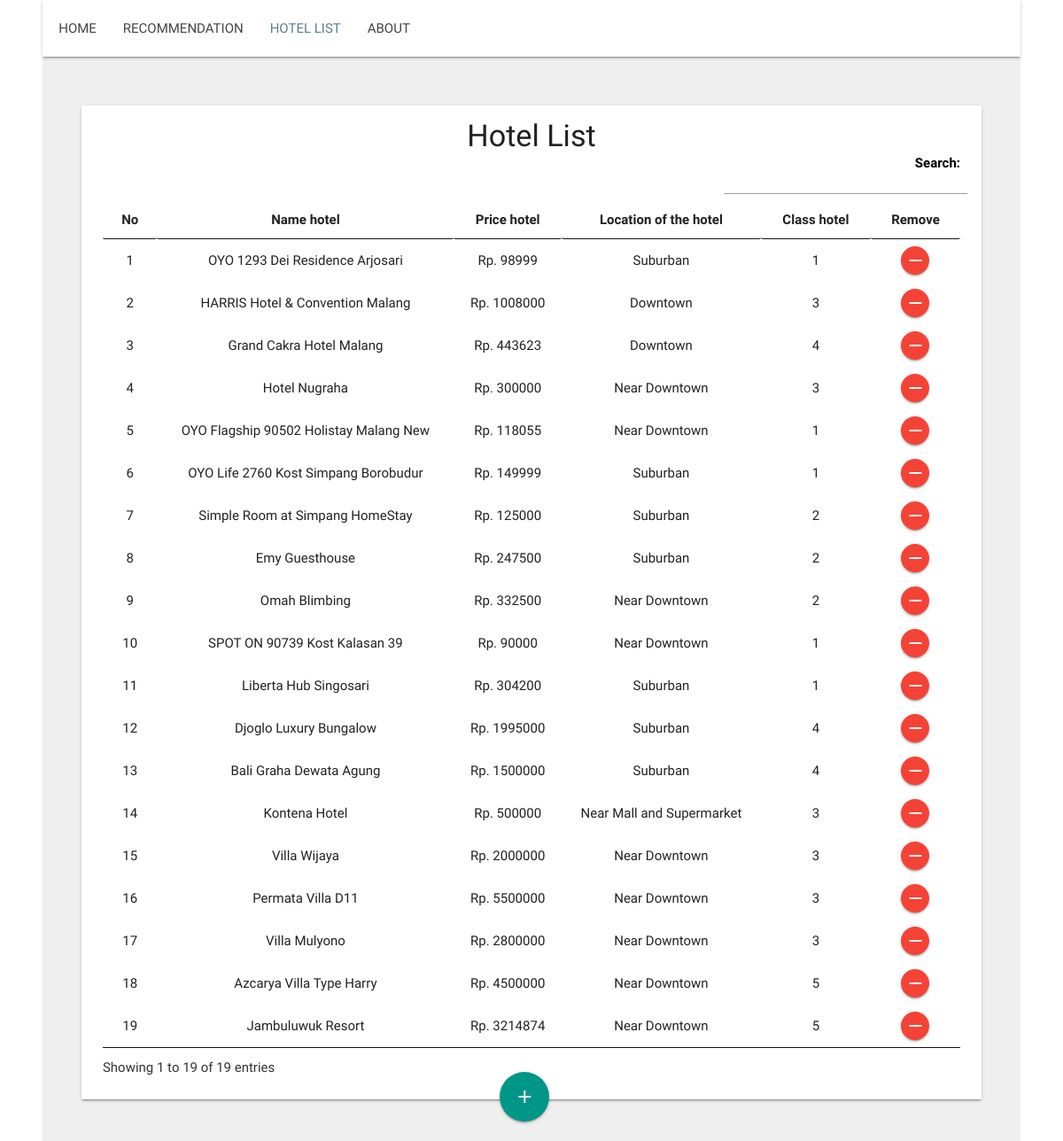
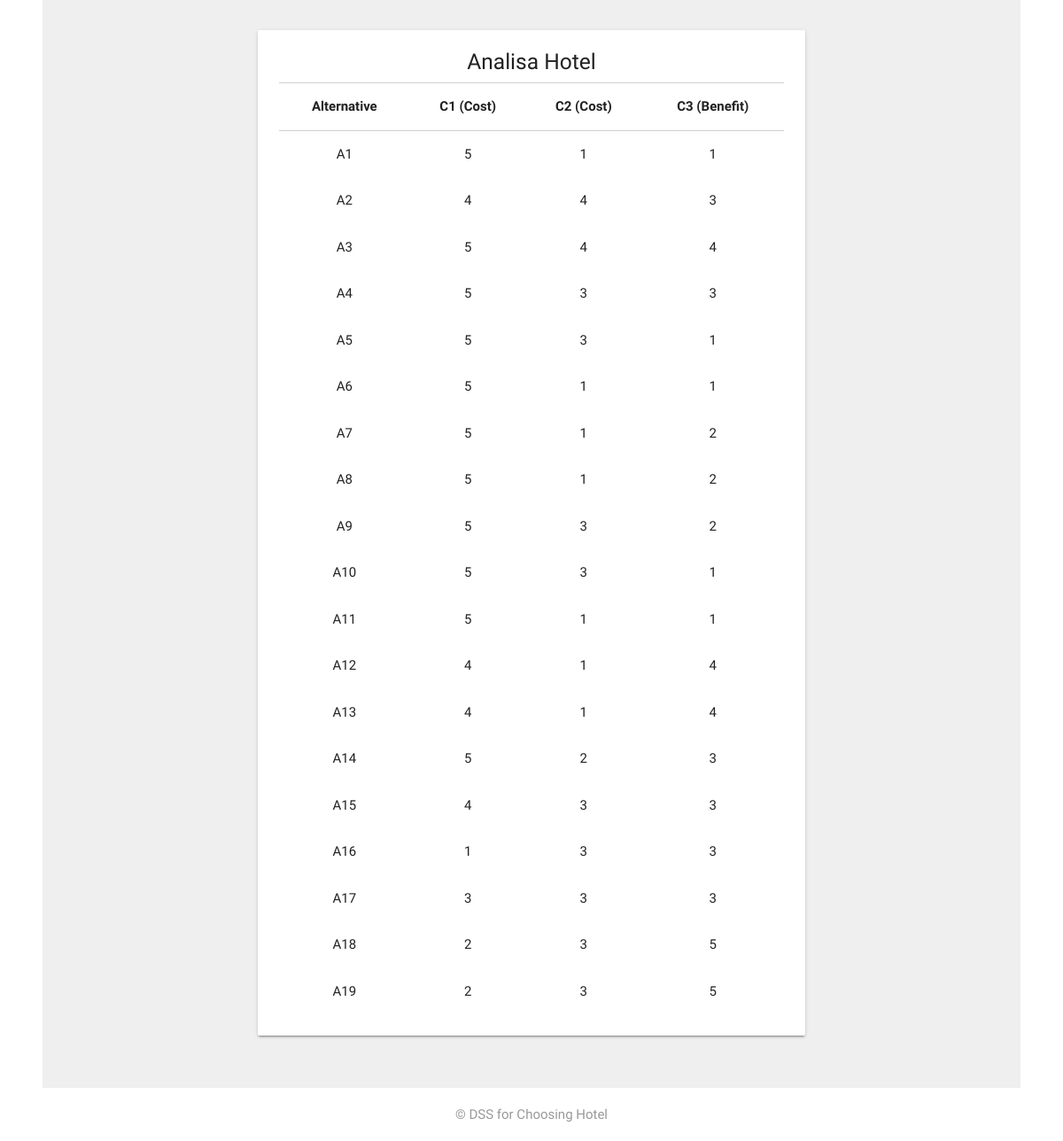
The page /daftar_hotel.php on the database its author committed (2 pictures, top to bottom).
### tables this page shows
CREATE TABLE `data_hotel` (
  `id_hotel` int(11) NOT NULL,
  `name_hotel` varchar(255) NOT NULL,
  `price_hotel` int(11) NOT NULL,
  `class_hotel` int(11) NOT NULL,
  `location_hotel` varchar(255) NOT NULL,
  `price_angka` int(11) NOT NULL,
  `class_angka` int(11) NOT NULL,
  `location_angka` int(11) NOT NULL
);

### daftar_hotel.php (the view, shortened to what this page needs)
<?php
include('koneksi.php');
?>
<!DOCTYPE html>
<html>
<head>
	<link type="text/css" rel="stylesheet" href="assets/css/materialize.css"  media="screen,projection"/>
	<link rel="stylesheet" href="assets/css/table.css">
	<link rel="stylesheet" href="assets/css/style.css">
	<link rel="stylesheet" href="https://cdnjs.cloudflare.com/ajax/libs/font-awesome/4.5.0/css/font-awesome.min.css">
	<link rel="stylesheet" type="text/css" href="assets/dataTable/jquery.dataTables.min.css">
</head>
<body>
	<div class="navbar-fixed">
	<nav>
    	<div class="container">
						<div class="nav-wrapper">
								<ul class="left" style="margin-left: -52px;">
									<li><a href="index.php">HOME</a></li>
									<li><a href="rekomendasi.php">RECOMMENDATION</a></li>
									<li><a class="active" href="daftar_hotel.php">HOTEL LIST</a></li>
									<li><a href="#about">ABOUT</a></li>
								</ul>
						</div>
        </div>
		</nav>
		</div>
	<div style="background-color: #efefef">
		<div class="container">
		    <div class="section-card" style="padding: 40px 0px 20px 0px;">
				<ul>
				    <li>
						<div class="row">
						<div class="card">
								<div class="card-content">
									<center><h4 style="margin-bottom: 0px; margin-top: -8px;">Hotel List</h4></center>
									<table id="table_id" class="hover dataTablesCustom" style="width:100%">
											<thead style="border-top: 1px solid #d0d0d0;">
												<tr>
													<th><center>No </center></th>
													<th><center>Name hotel</center></th>
													<th><center>Price hotel</center></th>
													<th><center>Location of the hotel</center></th>
													<th><center>Class hotel</center></th>
													<th><center>Remove</center></th>
												</tr>
											</thead>
											<tbody>
												<?php
												$query=mysqli_query($selectdb,"SELECT * FROM data_hotel");
												$no=1;
												while ($data=mysqli_fetch_array($query)) {
												?>
												<tr>
													<td><center><?php echo $no; ?></center></td>
													<td><center><?php echo $data['name_hotel'] ?></center></td>
													<td><center><?php echo "Rp. ", $data['price_hotel'] ?></center></td>
													<td><center><?php echo $data['location_hotel'] ?></center></td>
													<td><center><?php echo $data['class_hotel'] ?></center></td>
													<td>
														<center>
															<form method="POST">
																<button type="submit" name="hapus_hotel" style="height: 32px; width: 32px;" class="btn-floating btn-small waves-effect waves-light red"><i style="line-height: 32px;" class="material-icons">remove</i></button>
															</form>
														</center>
													</td>
												</tr>
												<?php
														$no++;}
												?>
											</tbody>
									</table>
									</div>
							</div>
							<a href="#tambah" class="btn-floating btn-large waves-effect waves-light teal btn-float-custom"><i class="material-icons">add</i></a>
						</div>
				    </li>
				</ul>
	    	</div>
		</div>
	</div>
	<div style="background-color: #efefef">
		<div class="container">
		    <div class="section-card" style="padding: 1px 20% 24px 20%;">
				<ul>
				    <li>
						<div class="row">
							<div class="card">
								<div class="card-content" style="padding-top: 10px;">
									<center><h5 style="margin-bottom: 10px;">Analisa Hotel</h5></center>
									<table class="responsive-table">
											<thead style="border-top: 1px solid #d0d0d0;">
												<tr>
													<th><center>Alternative</center></th>
													<th><center>C1 (Cost)</center></th>
													<th><center>C2 (Cost)</center></th>
													<th><center>C3 (Benefit)</center></th>
												</tr>
											</thead>
											<tbody>
												<?php
												$query=mysqli_query($selectdb,"SELECT * FROM data_hotel");
												$no=1;
												while ($data=mysqli_fetch_array($query)) {
												?>
												<tr>
													<td><center><?php echo "A",$no ?></center></td>
													<td><center><?php echo $data['price_angka'] ?></center></td>
													<td><center><?php echo $data['location_angka'] ?></center></td>
													<td><center><?php echo $data['class_angka'] ?></center></td>
												</tr>
												<?php
														$no++;}
												?>
											</tbody>
									</table>
									</div>
							</div>
						</div>
				    </li>
				</ul>
	    	</div>
		</div>
	</div>
	<div class="footer-copyright" style="padding: 0px 0px; background-color: white">
      <div class="container">
        <p align="center" style="color: #999">&copy; DSS for Choosing Hotel</p>
      </div>
    </div>
</body>
</html>

### assets/css/style.css (style rules this page uses)
nav ul a, nav .brand-logo { color: #444; }
p { line-height: 2rem; }
.section-card { padding-top: 6rem; padding-bottom: 6rem; }
.btn-float-custom { margin-top: -46px; margin-right: 48%; float: right; }

### rows shown on the page
data_hotel: name_hotel "OYO 1293 Dei Residence Arjosari", price_hotel "98999", location_hotel "Suburban", class_hotel "1", price_angka "5", location_angka "1", class_angka "1"
data_hotel: name_hotel "HARRIS Hotel & Convention Malang", price_hotel "1008000", location_hotel "Downtown", class_hotel "3", price_angka "4", location_angka "4", class_angka "3"
data_hotel: name_hotel "Grand Cakra Hotel Malang", price_hotel "443623", location_hotel "Downtown", class_hotel "4", price_angka "5", location_angka "4", class_angka "4"
data_hotel: name_hotel "Hotel Nugraha", price_hotel "300000", location_hotel "Near Downtown", class_hotel "3", price_angka "5", location_angka "3", class_angka "3"
data_hotel: name_hotel "OYO Flagship 90502 Holistay Malang New", price_hotel "118055", location_hotel "Near Downtown", class_hotel "1", price_angka "5", location_angka "3", class_angka "1"
data_hotel: name_hotel "OYO Life 2760 Kost Simpang Borobudur", price_hotel "149999", location_hotel "Suburban", class_hotel "1", price_angka "5", location_angka "1", class_angka "1"
data_hotel: name_hotel "Simple Room at Simpang HomeStay", price_hotel "125000", location_hotel "Suburban", class_hotel "2", price_angka "5", location_angka "1", class_angka "2"
data_hotel: name_hotel "Emy Guesthouse", price_hotel "247500", location_hotel "Suburban", class_hotel "2", price_angka "5", location_angka "1", class_angka "2"
data_hotel: name_hotel "Omah Blimbing", price_hotel "332500", location_hotel "Near Downtown", class_hotel "2", price_angka "5", location_angka "3", class_angka "2"
data_hotel: name_hotel "SPOT ON 90739 Kost Kalasan 39", price_hotel "90000", location_hotel "Near Downtown", class_hotel "1", price_angka "5", location_angka "3", class_angka "1"
data_hotel: name_hotel "Liberta Hub Singosari", price_hotel "304200", location_hotel "Suburban", class_hotel "1", price_angka "5", location_angka "1", class_angka "1"
data_hotel: name_hotel "Djoglo Luxury Bungalow", price_hotel "1995000", location_hotel "Suburban", class_hotel "4", price_angka "4", location_angka "1", class_angka "4"
data_hotel: name_hotel "Bali Graha Dewata Agung", price_hotel "1500000", location_hotel "Suburban", class_hotel "4", price_angka "4", location_angka "1", class_angka "4"
data_hotel: name_hotel "Kontena Hotel", price_hotel "500000", location_hotel "Near Mall and Supermarket", class_hotel "3", price_angka "5", location_angka "2", class_angka "3"
data_hotel: name_hotel "Villa Wijaya", price_hotel "2000000", location_hotel "Near Downtown", class_hotel "3", price_angka "4", location_angka "3", class_angka "3"
data_hotel: name_hotel "Permata Villa D11", price_hotel "5500000", location_hotel "Near Downtown", class_hotel "3", price_angka "1", location_angka "3", class_angka "3"
data_hotel: name_hotel "Villa Mulyono", price_hotel "2800000", location_hotel "Near Downtown", class_hotel "3", price_angka "3", location_angka "3", class_angka "3"
data_hotel: name_hotel "Azcarya Villa Type Harry", price_hotel "4500000", location_hotel "Near Downtown", class_hotel "5", price_angka "2", location_angka "3", class_angka "5"
data_hotel: name_hotel "Jambuluwuk Resort", price_hotel "3214874", location_hotel "Near Downtown", class_hotel "5", price_angka "2", location_angka "3", class_angka "5"
